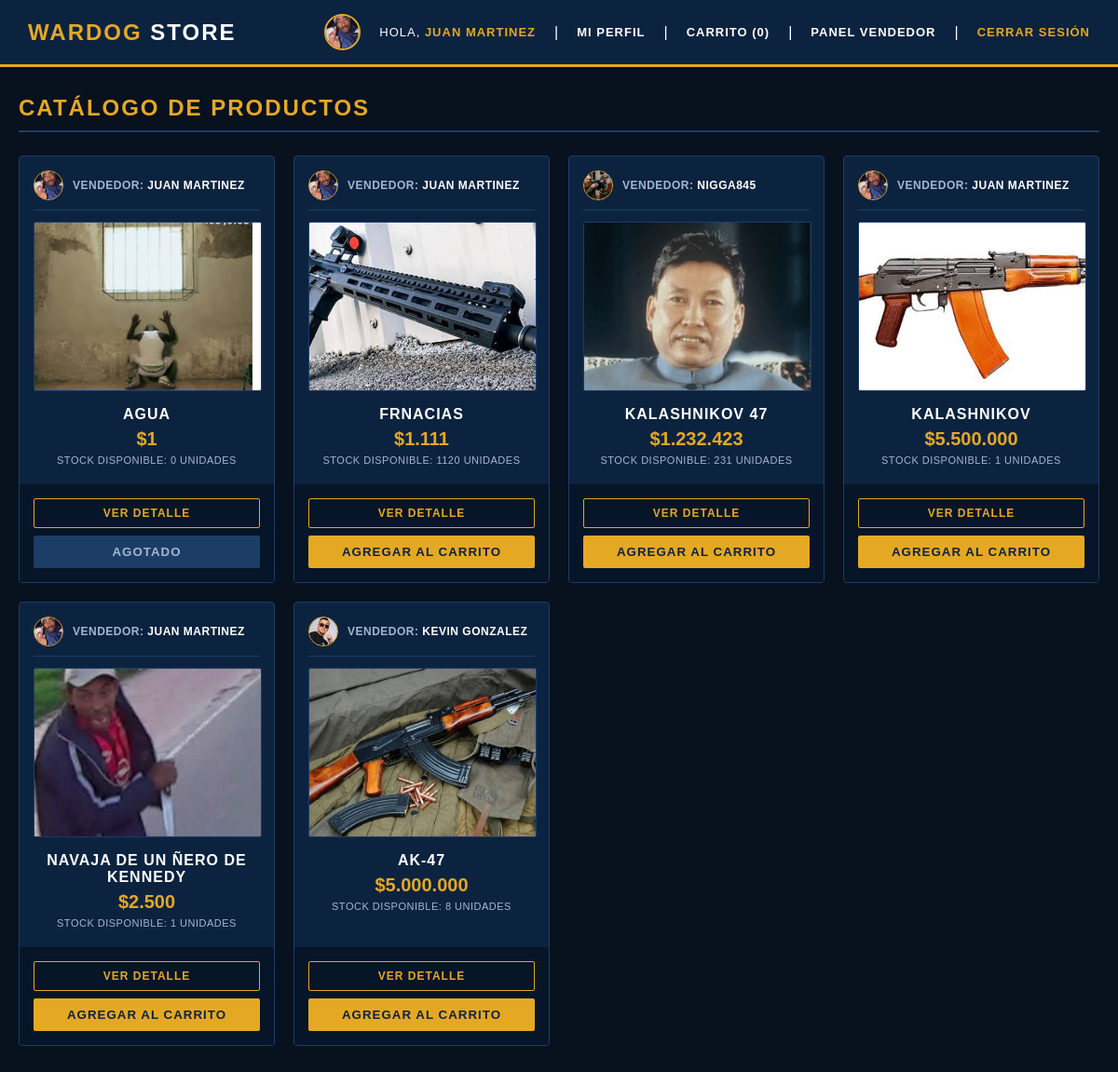
The page / (signed in) on the database as committed earlier.
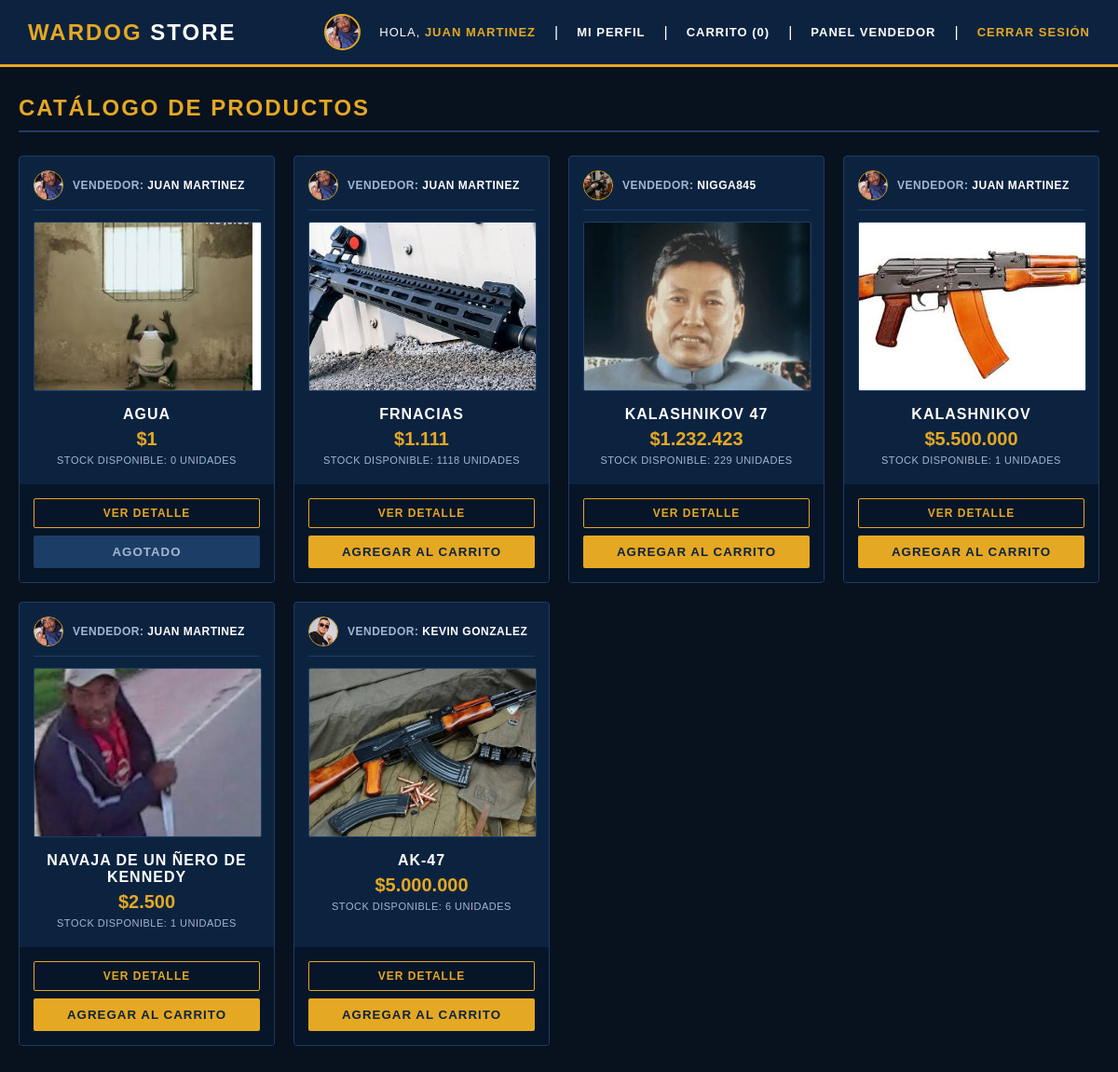
The same page on the database as committed later.
### app.py (models this page shows)
class Usuario(db.Model):
    id = db.Column(db.Integer, primary_key=True)
    nombre = db.Column(db.String(100), nullable=False)
    email = db.Column(db.String(120), unique=True, nullable=False)
    password = db.Column(db.String(200), nullable=False)
    rol = db.Column(db.String(20), nullable=False)
    foto_perfil = db.Column(db.String(300), default='/static/uploads/default.png')
    descripcion = db.Column(db.Text, default='¡Hola! Estoy usando WarDog Store.')

class Producto(db.Model):
    id = db.Column(db.Integer, primary_key=True)
    nombre = db.Column(db.String(100), nullable=False)
    precio = db.Column(db.Float, nullable=False)
    stock = db.Column(db.Integer, nullable=False, default=1)
    descripcion = db.Column(db.Text, default='Sin especificaciones detalladas.')
    envio = db.Column(db.String(100), default='Envío Nacional Estándar')
    vendedor_id = db.Column(db.Integer, db.ForeignKey('usuario.id'), nullable=False)
    vendedor = db.relationship('Usuario', backref=db.backref('productos', lazy=True))
    imagenes = db.relationship('FotoProducto', backref='producto', cascade='all, delete-orphan', lazy=True)

class FotoProducto(db.Model):
    id = db.Column(db.Integer, primary_key=True)
    ruta = db.Column(db.String(300), nullable=False)
    producto_id = db.Column(db.Integer, db.ForeignKey('producto.id'), nullable=False)

### app.py (the view)
@app.route('/')
def inicio():
    if 'usuario_id' not in session:
        return redirect(url_for('login'))
    usuario = Usuario.query.get(session['usuario_id'])
    productos = Producto.query.all()
    carrito = session.get('carrito', [])
    total_items = sum(item['cantidad'] for item in carrito)
    return render_template('index.html', productos=productos, total_items=total_items, usuario=usuario)

### app.py (called while the page is built)
@app.template_filter('formato_precio')
def formato_precio(valor):
    try:
        return f"{int(valor):,}".replace(",", ".")
    except (ValueError, TypeError):
        return valor

### templates/index.html (shortened to what this page needs)
<!DOCTYPE html>
<html lang="es">
<head>
</head>
<body style="font-family: 'Arial', sans-serif; margin: 0; padding: 0; background-color: #08111e; color: #ffffff;">
    <header style="background-color: #0c2340; border-bottom: 3px solid #e5a823; padding: 15px 30px; display: flex; justify-content: space-between; align-items: center;">
        <h1 style="margin: 0; font-size: 24px; color: #ffffff; letter-spacing: 2px; text-transform: uppercase;">
            <span style="color: #e5a823;">WARDOG</span> STORE
        </h1>
        <nav style="display: flex; align-items: center; gap: 20px;">
            <img src="{{ usuario.foto_perfil }}" alt="Foto Usuario" width="35" height="35" style="border-radius: 50%; object-fit: cover; border: 2px solid #e5a823;">
            <span style="font-size: 13px; text-transform: uppercase; letter-spacing: 1px;">Hola, <strong style="color: #e5a823;">{{ usuario.nombre }}</strong></span> |
            <a href="/perfil" style="color: #ffffff; text-decoration: none; font-weight: bold; font-size: 13px; text-transform: uppercase; letter-spacing: 1px;">Mi Perfil</a> |
            <a href="/cliente" style="color: #ffffff; text-decoration: none; font-weight: bold; font-size: 13px; text-transform: uppercase; letter-spacing: 1px;">Carrito ({{ total_items }})</a> |
            {% if usuario.rol == 'vendedor' %}
                <a href="/vendedor" style="color: #ffffff; text-decoration: none; font-weight: bold; font-size: 13px; text-transform: uppercase; letter-spacing: 1px;">Panel Vendedor</a> |
            {% endif %}
            <a href="/logout" style="color: #e5a823; text-decoration: none; font-weight: bold; font-size: 13px; text-transform: uppercase; letter-spacing: 1px;">Cerrar Sesión</a>
        </nav>
    </header>
    <main style="max-width: 1200px; margin: 30px auto; padding: 0 20px;">
        <h2 style="text-transform: uppercase; letter-spacing: 2px; border-bottom: 2px solid #1c3d66; padding-bottom: 10px; color: #e5a823;">
            Catálogo de Productos
        </h2>
        <div style="display: grid; grid-template-columns: repeat(auto-fill, minmax(250px, 1fr)); gap: 20px; margin-top: 25px;">
            {% for producto in productos %}
                <div style="background-color: #0c2340; border: 1px solid #1c3d66; border-radius: 4px; overflow: hidden; display: flex; flex-direction: column; justify-content: space-between;">
                    <div style="padding: 15px;">
                        <div style="display: flex; align-items: center; gap: 10px; margin-bottom: 12px; border-bottom: 1px solid #1c3d66; padding-bottom: 10px;">
                            <img src="{{ producto.vendedor.foto_perfil }}" alt="Foto Vendedor" width="30" height="30" style="border-radius: 50%; object-fit: cover; border: 1px solid #e5a823;">
                            <a href="/perfil/{{ producto.vendedor.id }}" style="font-size: 12px; color: #a2b7d0; text-decoration: none; text-transform: uppercase; font-weight: bold; letter-spacing: 0.5px;">
                                Vendedor: <span style="color: #ffffff;">{{ producto.vendedor.nombre }}</span>
                            </a>
                        </div>
                        <img src="{{ producto.imagenes[0].ruta if producto.imagenes else '/static/uploads/default_product.png' }}"
                             alt="{{ producto.nombre }}"
                             style="width: 100%; height: 180px; object-fit: cover; border-radius: 2px; border: 1px solid #1c3d66;">
                        <h3 style="font-size: 16px; margin: 12px 0 6px 0; text-transform: uppercase; letter-spacing: 1px; color: #ffffff; text-align: center;">
                            {{ producto.nombre }}
                        </h3>
                        <p style="font-size: 20px; font-weight: bold; color: #e5a823; margin: 5px 0; text-align: center;">
                            ${{ producto.precio | formato_precio }}
                        </p>
                        <p style="font-size: 11px; color: #a2b7d0; margin: 5px 0; text-align: center; text-transform: uppercase; letter-spacing: 0.5px;">
                            Stock disponible: {{ producto.stock }} unidades
                        </p>
                    </div>
                    <div style="padding: 15px; background-color: #061527; display: flex; flex-direction: column; gap: 8px;">
                        <a href="/producto/{{ producto.id }}" style="background-color: transparent; border: 1px solid #e5a823; color: #e5a823; padding: 8px; text-decoration: none; font-size: 12px; font-weight: bold; text-transform: uppercase; letter-spacing: 1px; text-align: center; border-radius: 2px;">
                            Ver Detalle
                        </a>
                        {% if producto.stock > 0 %}
                            <form action="/agregar_al_carrito/{{ producto.id }}" method="POST">
                                <button type="submit" style="width: 100%; background-color: #e5a823; color: #0c2340; border: none; padding: 10px; font-weight: bold; text-transform: uppercase; letter-spacing: 1px; cursor: pointer; border-radius: 2px;">
                                    Agregar al Carrito
                                </button>
                            </form>
                        {% else %}
                            <button disabled style="width: 100%; background-color: #1c3d66; color: #a2b7d0; border: none; padding: 10px; font-weight: bold; text-transform: uppercase; letter-spacing: 1px; border-radius: 2px;">
                                Agotado
                            </button>
                        {% endif %}
                    </div>
                </div>
            {% else %}
                <p style="color: #a2b7d0;">No hay productos disponibles en este momento.</p>
            {% endfor %}
        </div>
    </main>
</body>
</html>

Rows that differ between the two databases and show on the page:
changed Producto "FRNACIAS": stock "1120" → "1118"
changed Producto "KALASHNIKOV 47": stock "231" → "229"
changed Producto "AK-47": stock "8" → "6"
